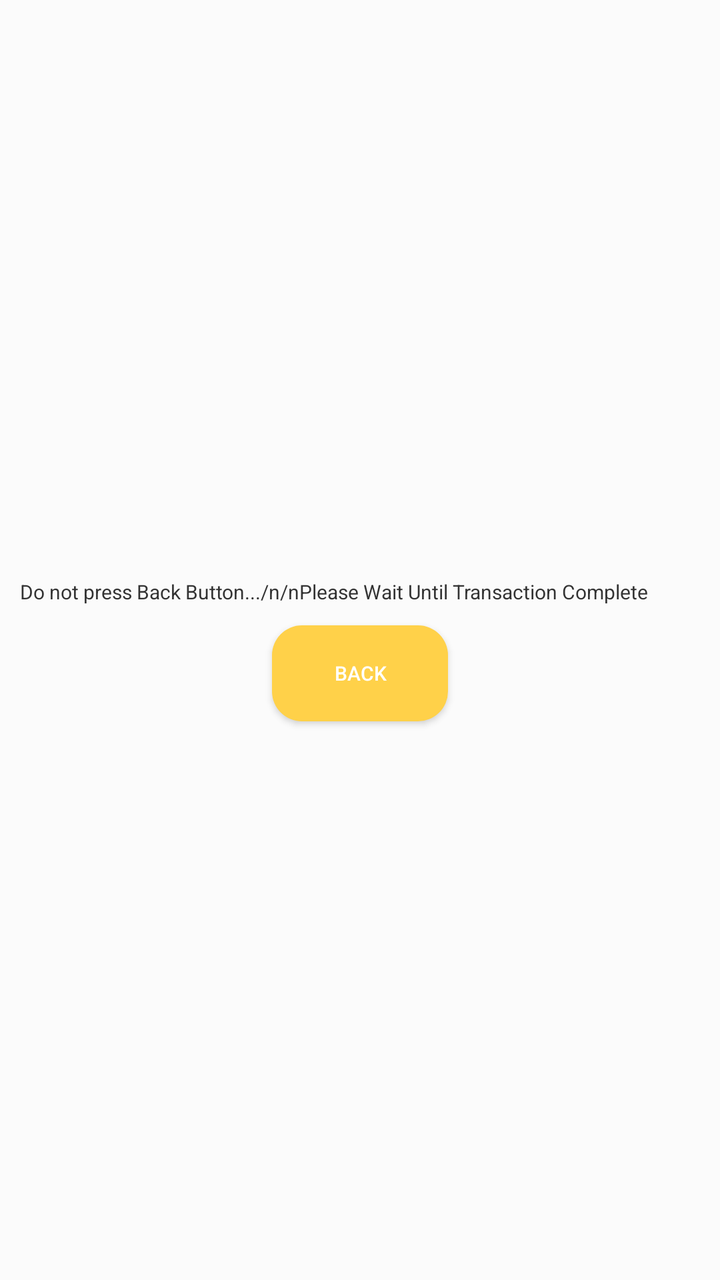
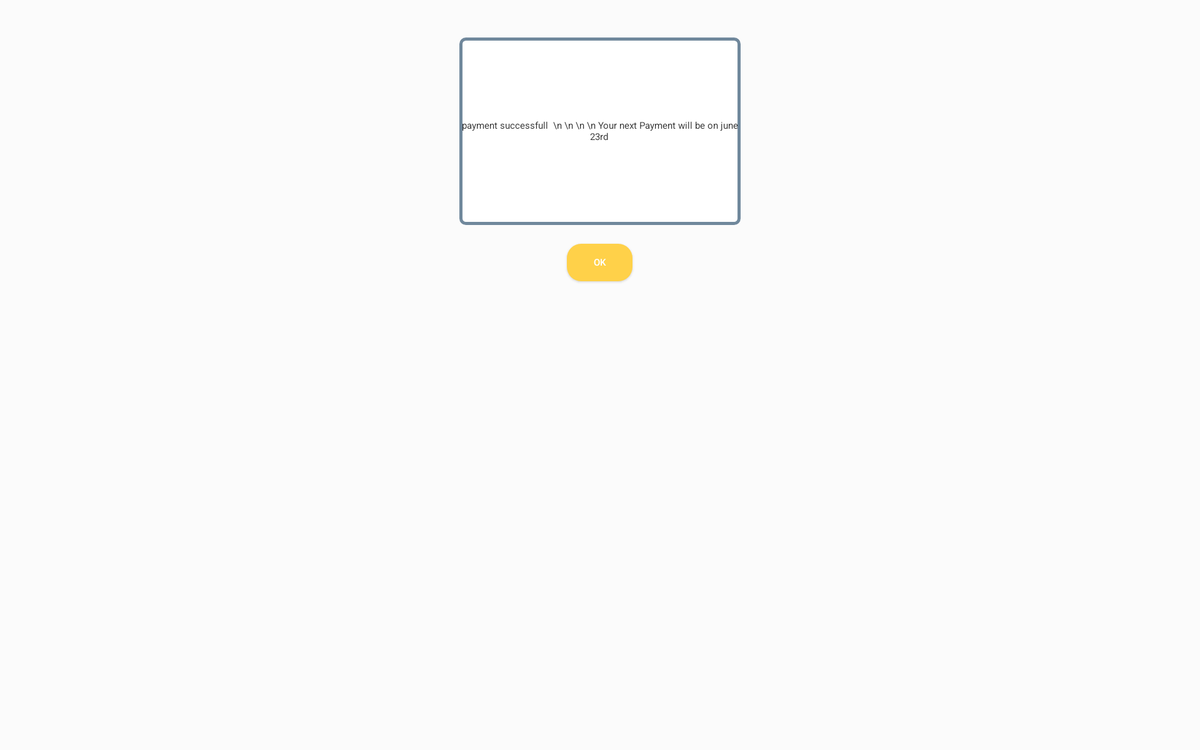

Two renders of one Android screen. The first uses the default layout on a phone; the second uses the alternative layout the repository ships for a different screen configuration, on a matching device. The two XML files are below.
<!-- AndroidManifest.xml: application theme AppTheme -->
<!-- res/layout/fragment_payment_successfull.xml -->
<?xml version="1.0" encoding="utf-8"?>
<layout
    xmlns:android="http://schemas.android.com/apk/res/android"
    xmlns:tools="http://schemas.android.com/tools">
    <data>
        <variable
            name="paymentSuccesfullPresenter"
            type="fr.acinq.eclair.wallet.presenter.PaymentSuccesfullPresenter"/>
    </data>

    <LinearLayout
      android:background="?android:windowBackground"

      android:layout_width="match_parent"
        android:layout_height="match_parent"
        android:orientation="vertical"
        android:id="@+id/content_success"

      android:gravity="center_horizontal|center_vertical"
        >



          <TextView
            android:textSize="@dimen/textSize"
            android:layout_margin="10dp"
            android:layout_width="match_parent"
            android:layout_height="wrap_content"
            android:text="Do not press Back Button.../n/nPlease Wait Until Transaction Complete "/>


            <Button
                android:id="@+id/cancel"
                android:layout_width="wrap_content"
                android:layout_height="wrap_content"
                android:textSize="@dimen/textSize"
                android:background="@drawable/rounded_corner_green"
                android:onClick="@{(v)->paymentSuccesfullPresenter.ok()}"
                android:text="Back"
                android:textColor="@color/white" />

    </LinearLayout>



</layout>
<!-- resources referenced by this layout -->
<resources>
  <color name="white">#ffffff</color>
  <dimen name="textSize">10sp</dimen>
  <!-- drawable rounded_corner_green (drawable) -->
  <selector xmlns:android="http://schemas.android.com/apk/res/android">
    <item>
      <shape android:shape="rectangle">
        <solid android:color="@color/green"/>
        <corners android:radius="15dp" />
      </shape>
    </item>
  </selector>
  <style name="AppTheme" parent="Theme.AppCompat.Light.DarkActionBar">
      <item name="android:textColor">@color/grey_4</item>
      <item name="colorPrimary">@color/primaryColor</item>
      <item name="colorPrimaryDark">@color/primaryDarkColor</item>
      <item name="colorAccent">@color/primaryColor</item>
      <item name="android:textColorSecondary">@color/white</item>
  
      
      <item name="android:windowBackground">@color/almost_white</item>
      <item name="android:colorBackground">@color/almost_white</item>
  
      <item name="windowActionBar">false</item>
      <item name="windowNoTitle">true</item>
      <item name="actionBarTheme">@null</item>
    </style>
  <color name="green">#ffd149</color>
  <color name="grey_4">#333333</color>
  <color name="primaryColor">#1299eb</color>
  <color name="primaryDarkColor">#006bb8</color>
  <color name="almost_white">#fbfbfb</color>
</resources>
<!-- res/layout-xlarge-land/fragment_payment_successfull.xml (the author's variant of the layout above) -->
<!-- drawn on a large tablet held sideways -->
<?xml version="1.0" encoding="utf-8"?>
<layout
    xmlns:android="http://schemas.android.com/apk/res/android"
    xmlns:tools="http://schemas.android.com/tools">
    <data>
        <variable
            name="paymentSuccesfullPresenter"
            type="fr.acinq.eclair.wallet.presenter.PaymentSuccesfullPresenter"/>
    </data>

    <LinearLayout
      android:background="?android:windowBackground"

      android:layout_width="match_parent"
        android:layout_height="match_parent"
        android:orientation="vertical"
        android:id="@+id/content_success"
        >

        <LinearLayout
          android:layout_marginTop="30dp"
            android:layout_width="match_parent"
            android:layout_height="0dp"
            android:layout_weight="2"
            android:gravity="center_horizontal"
            android:orientation="vertical">


            <LinearLayout
                android:layout_width="match_parent"
                android:layout_height="wrap_content"
                android:layout_margin="10dp"
                android:gravity="center_horizontal|center_vertical">

                <TextView
                  android:id="@+id/success"
                    android:layout_width="300dp"
                    android:layout_height="200dp"
                    android:textSize="@dimen/textSize"
                    android:background="@drawable/rounded_corner_button"
                    android:gravity="center_vertical"
                    android:hint="payment successfull  \n \n \n \n Your next Payment will be on june 23rd "
                    android:textAlignment="center"
                    android:textColor="@color/grey_4"
                    android:textColorHint="@color/grey_4" />

            </LinearLayout>

            <Button
                android:id="@+id/cancel"
                android:layout_width="70dp"
                android:layout_height="40dp"
                android:layout_margin="10dp"
                android:textSize="@dimen/textSize"
                android:background="@drawable/rounded_corner_green"
                android:onClick="@{(v)->paymentSuccesfullPresenter.ok()}"
                android:text="@string/ok"
                android:textColor="@color/white" />
        </LinearLayout>

    </LinearLayout>



</layout>
<!-- resources referenced by the variant -->
<!-- as a large tablet held sideways resolves them -->
<resources>
  <color name="grey_4">#333333</color>
  <color name="white">#ffffff</color>
  <dimen name="textSize">10sp</dimen>
  <!-- drawable rounded_corner_button (drawable) -->
  <?xml version="1.0" encoding="utf-8"?>
  <shape xmlns:android="http://schemas.android.com/apk/res/android"
      android:shape="rectangle">
    <corners android:radius="5dp" />
    <gradient android:startColor="#FFFFFF"
        android:endColor="#FFFFFF"
        android:angle="270" />
    <stroke android:width="5px"
        android:color="@color/primary_light_x1" />
  </shape>
  <!-- drawable rounded_corner_green (drawable) -->
  <selector xmlns:android="http://schemas.android.com/apk/res/android">
    <item>
      <shape android:shape="rectangle">
        <solid android:color="@color/green"/>
        <corners android:radius="15dp" />
      </shape>
    </item>
  </selector>
  <string name="ok">ok</string>
  <style name="AppTheme" parent="Theme.AppCompat.Light.DarkActionBar">
      <item name="android:textColor">@color/grey_4</item>
      <item name="colorPrimary">@color/primaryColor</item>
      <item name="colorPrimaryDark">@color/primaryDarkColor</item>
      <item name="colorAccent">@color/primaryColor</item>
      <item name="android:textColorSecondary">@color/white</item>
  
      
      <item name="android:windowBackground">@color/almost_white</item>
      <item name="android:colorBackground">@color/almost_white</item>
  
      <item name="windowActionBar">false</item>
      <item name="windowNoTitle">true</item>
      <item name="actionBarTheme">@null</item>
    </style>
  <color name="primary_light_x1">#70889c</color>
  <color name="green">#ffd149</color>
  <color name="primaryColor">#1299eb</color>
  <color name="primaryDarkColor">#006bb8</color>
  <color name="almost_white">#fbfbfb</color>
</resources>
